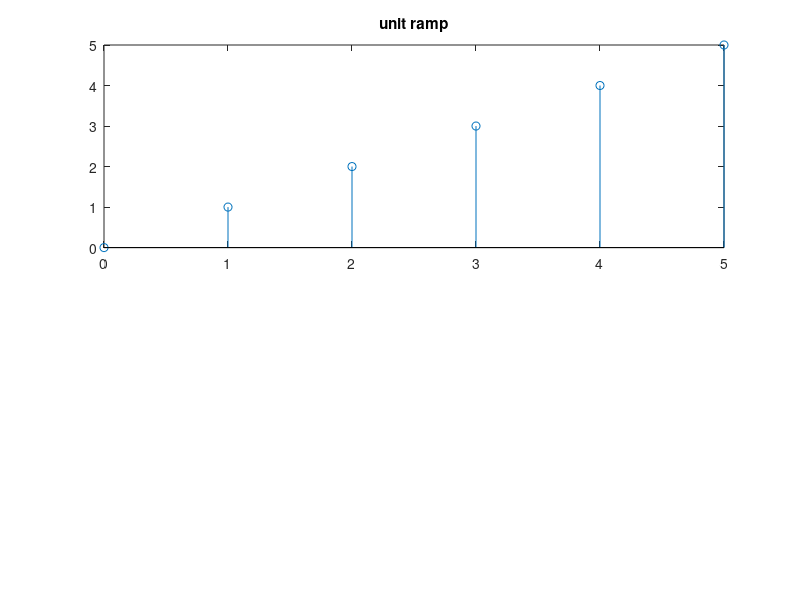

The MATLAB script that drew this image:
clc; close all; clear all;
n=input('enter the n value');
t=0:n;
y=ones(1,n);
figure(3)
subplot(2,1,1);
stem(t,t);
title('unit ramp');
